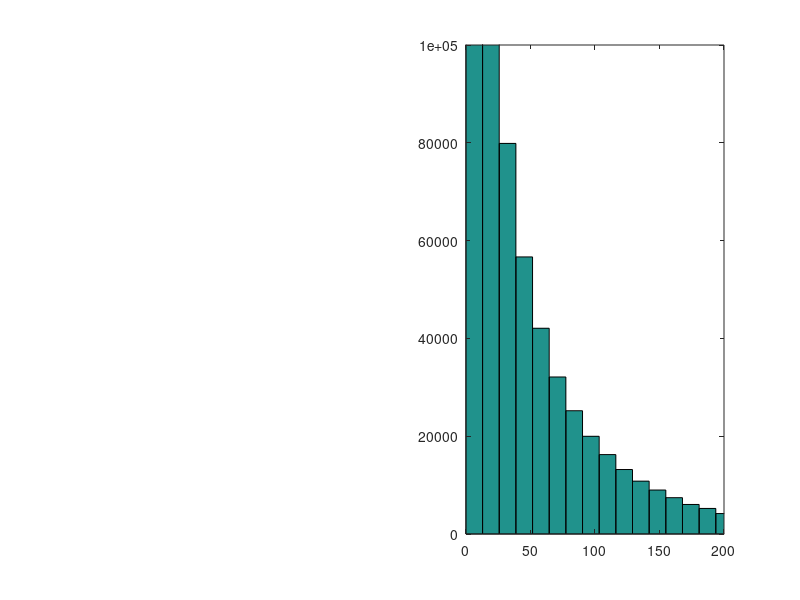

Write MATLAB code to recreate this figure. (Note: this script raises an error after producing the figure.)
%% BETA DISTRIBUTION

xx = linspace(0,1,100);
plot(xx,betapdf(xx,1.3,4))

%% gamma distribution

Jbar = 35;
tau = 95;
samples = gamrnd(Jbar/tau,tau,[1,1e6]);
% figure
subplot(1,2,2)
hist(samples,100)
axis([0 200, 0 1e5]);

%% check percent correct as a function of session
subjid = 'DC';
exptype = 'Delay';

filepath = 'experiment_data/output_mat/round4/';
filename = ['Exp_ChangeLocalization_' exptype '_subj' subjid '.mat'];

load([filepath filename],'progPC')
plot(progPC,'ko'); hold on
plot([0 60],[25 25],'Color',0.7*ones(1,3)); % chance
plot([10 10;20 20;30 30;40 40;50 50],[0 100],'Color',0.7*ones(1,3))
ylim([0 100])
defaultplot;
hold off
xlabel('block number')
ylabel('PC')


%% check percent correct as a function of delta and confidence
clear all

subjid = 'DC';
exptype = 'Contrast';

filepath = 'experiment_data/output_mat/round4/';
filename = ['Exp_ChangeLocalization_' exptype '_subj' subjid '.mat'];
load([filepath filename],'designMat','stimuliMat','names')

% plotting as a function of delta
deltaVec = unique(abs(designMat(:,1)));
nDeltas = length(deltaVec);
PCVec = nan(1,nDeltas);
for idelta = 1:nDeltas
    delta = deltaVec(idelta);
    idx = (abs(designMat(:,1)) == delta);
    
    PCVec(idelta) = nanmean(designMat(idx,10));
end
figure;
plot(deltaVec,PCVec,'ok')
xlabel('delta')
ylabel('PC')
ylim([0 1])
defaultplot

% plotting as a function of confidence
nConf = 4;
PCVec = nan(1,nConf);
for iconf = 1:nConf
    idx = (designMat(:,12) == iconf);
    
    PCVec(iconf) = mean(designMat(idx,10));
end
figure;
plot(PCVec,'ok')
xlabel('confidence')
ylabel('PC')
ylim([0 1])
defaultplot


%% logistic regression: pc ~ condition + delta
clear all
clc

subjid = 'AHY';
load(sprintf('data_ChangeLocalization_subj%s.mat',subjid));

deltaVec = 2.5:5:87.5;              % possible change values
respVec = [3 0 4 0 0 0 2 0 1];      % go from response key to location index

designMat = designMat(designMat(:,2) ~= 2,:);

% set X and y matrices
y = designMat(:,7); % correct/not correct
X = [designMat(:,2) abs(designMat(:,1))]; % delay, delta
X(X(:,1) == 0,2) = 1; % delay for 0 condition is 1
X(X(:,2) == 4,2) = 3; % delay for 4 condition is 3

% logistic regression
mdl = fitglm(X,y,'Distribution','binomial')
ci = coefCI(mdl)

%% linear regression: confidence ~ condition + delta

clear all

subjid = 'AHY';
load(sprintf('data_ChangeLocalization_subj%s.mat',subjid));

deltaVec = 2.5:5:87.5;              % possible change values
respVec = [3 0 4 0 0 0 2 0 1];      % go from response key to location index

designMat = designMat(designMat(:,2) ~= 2,:);

% set X and y matrices
y = designMat(:,9); % confidence rating
X = [designMat(:,2) abs(designMat(:,1))]; % delay, delta
X(X(:,1) == 0,2) = 1; % delay for 0 condition is 1
X(X(:,2) == 4,2) = 3; % delay for 4 condition is 3

% linear regression
X = [ones(size(designMat,1),1) X];
[b,bint,~,~,stats] = regress(y,X) % stats: R^2, F, p, and estimate of error variance

% % ordinal multinomial regression
% [B,dev,stats] = mnrfit(X,y,'model','ordinal')
% LL = stats.beta - 1.96*stats.se
% UL = stats.beta + 1.96*stats.se
%
% % plot regression fits
% xx = linspace(5,85,50);
% XX = [ones(50,1) 3*ones(50,1) xx'];
% BMat = [B(1:3)'; repmat(B(4:end),1,3)];
% logoddsMat = XX*BMat; % log odds for each of the 3 equations
% logoddssign = sign(logoddsMat);
% difflogoddssign = diff(logoddssign,1,2); % difference between the signs of log odds
% [row,col] = find(difflogoddssign == 2);
% predictedConf = nan(50,1);
% predictedConf(row) = col+1;
% predictedConf(logoddssign(:,1) == 1 ) = 1;
% predictedConf(logoddssign(:,3) == -1) = 4;
% hold on; plot(xx,predictedConf);


%% create model fit datat psychometric fn
clear all

load('modelfits.mat')
model = 2;
subjids = {'AHY','LA'};
nSubj = length(subjids);
deltaVec = 2.5:5:87.5;

for isubj = 1:nSubj;
    subjid = subjids{isubj};
    bfp = squeeze(xbest(isubj,model,:));
    
    X = []; % data in luigiform
    Nsamples = 1e5; % default if empty
    
    [~,prmat,X] = AhyBCL_datalikeall(bfp,X,model,Nsamples);
    data = X;
    save(sprintf('experiment_data/grant_data/luigidata_ChangeLocalization_subj%s_model%d.mat',subjid,model),'data','prmat');
end

for isubj = 1:nSubj;
    subjid = subjids{isubj};
    load(sprintf('experiment_data/grant_data/luigidata_ChangeLocalization_subj%s_model%d.mat',subjid,model));
    
    % plot psychometric function
    figure;
    hold on;
    colors = aspencolors(4,'pastel');%['b'; 'y'; 'g'; 'r'];
    condlegendd = {'0/2', '2/1','2/2','4/1'};
    for icond = 1:4;
        subplot(2,2,icond)
        plot_psychometricfunction({subjid},icond); % plot real data
        pc = prmat{icond}(:,1)';
        pc_std = pc.*(1-pc)./24;
        plot_summaryfit(deltaVec,[],[],pc,pc_std,colors(icond,:),colors(icond,:));
        title(condlegendd{icond})
        axis([0 90 0 1])
        ax = gca;
        ax.XTick = [0 30 60 90];
        ax.YTick = 0:.5:1;
        %     fill([deltaVec fliplr(deltaVec)],[pc-pc_std fliplr(pc + pc_std)],colors(icond,:))
    end
    
end

%% LOOK AT SOME STIMULI ON PSYCHTOOLBOX

% line stimuli
numDegrees = 180;
% prefs.lineArea = prefs.stimArea; % so line is same area as ellipse
lineWidth = 3; % pixels
lineLength = 100;
lineCoordinates = nan(2,numDegrees);
for j = 1:numDegrees;
    [lineCoordinates(1,j), lineCoordinates(2,j)] = lineCoord(lineLength,j);
end

% psychtoolbox
screenNumber = max(Screen('Screens'));       % use external screen if exists
[w, h] = Screen('WindowSize', screenNumber);  % screen resolution of smaller display
screenCenter = [w h]/2;
windowPtr = Screen('OpenWindow',screenNumber,128*ones(1,3),[],32,2);
Screen(windowPtr,'BlendFunction',GL_SRC_ALPHA,GL_ONE_MINUS_SRC_ALPHA);

% make gabor patch with full contrast
stimLength = 100;
StimSizes = [stimLength stimLength];
reliability = 1; % contrast of 1
im = makeGabor(stimLength, reliability);
StimPatch= Screen('MakeTexture',windowPtr,im);


pos = screenCenter + [100 100];
lineVec = [0 30];
nLines = length(lineVec);
for iline = 1:nLines;
    deg = mod(90-lineVec(iline),180);
    if deg == 0; deg = 180; end
    
    % gabor
    srcrect = [0 0 StimSizes];
    destrect = CenterRectOnPoint(srcrect,pos(1),pos(2));
    Screen('DrawTexture', windowPtr, StimPatch, srcrect,destrect, 180-90+deg);
    
    % line
    lineStim = lineCoordinates(:,deg);
    xy = [-lineStim lineStim];
    Screen('DrawLines',windowPtr, xy, lineWidth,256,pos,1);
    
    Screen('flip',windowPtr); % tic;
    pause;
end

sca;
ShowCursor;




%% ============================================
%       LOOKING AT PARAMETER FITS
% ============================================

%% COMPILE MODEL FITS FOR ALL SUBJECTS
clear all

modelVec = [1 2];
subjids = {'1','2','3','4','5','6'};
exptypeVec = {'Contrast','Delay'};
filepath = 'analysis/2_fitdata/fits/';

nSubjs = length(subjids);
nModels = length(modelVec);
nExptype = length(exptypeVec);
nParams = 4;

for imodel = 1:nModels
    model = modelVec(imodel)
    modelstr = ['model' num2str(model)];
    
    for iexptype = 1:nExptype
        exptype = exptypeVec{iexptype}
        
        for isubj = 1:nSubjs
            isubj
            subjid = subjids{isubj};
            filename = sprintf('%sChangeLocalization_%s_model%d_subj%s.txt',filepath,exptype,model,subjid);
            alldata = dlmread(filename);
            
            datasorted = sortrows(alldata,nParams+1);
            fits.(modelstr).(exptype).bfpMat(isubj,:)= datasorted(end,1:nParams);
            fits.(modelstr).(exptype).LLVec(isubj)= datasorted(end,nParams+1);
        end
    end
    
end

save([filepath 'modelfits.mat'],'fits')

%% MODEL COMPARISON

nParams = 4;
Contrast_AICMat = -2.*[fits.model1.Contrast.LLVec; fits.model2.Contrast.LLVec]+2*nParams;
Delay_AICMat = -2.* [fits.model1.Delay.LLVec; fits.model2.Delay.LLVec]+2*nParams;
modcomp = Contrast_AICMat + Delay_AICMat;
nSubj = size(modcomp,2);

comparetype = 3;
switch comparetype
    case 1 % just contrast
        comparevalue = Contrast_AICMat;
    case 2 % just delay
        comparevalue = Delay_AICMat;
    case 3 % both
        comparevalue = modcomp;
end

% positive number means 
moddiff = bsxfun(@minus,comparevalue,comparevalue(1,:))
mean_moddiff = mean(moddiff,2)
sem_moddiff = std(moddiff,[],2)./sqrt(nSubj)
bar(moddiff')

%% =======================
%  PLOTS
% ===================

clear all

filepath = 'analysis/2_fitdata/fits/';
load([filepath 'modelfits.mat'])
subjids = {'1','2','3','4','5','6'};
exptype = 'Delay';
model = 1;
modelstr = sprintf('model%d',model);

nSubj = length(subjids);
deltaVec = 2.5:5:87.5;

for isubj = 1:nSubj
subjid = subjids{isubj};
bfp = fits.(modelstr).(exptype).bfpMat(isubj,:);
try
if bfp(4) == 0
    bfp(4) = 1e-6;
end
end

X = []; % data in luigiform
Nsamples = 1000; % default if empty

[~,prmat,X] = AhyBCL_datalikeall(bfp,X,model,Nsamples);

% plot psychometric function
figure;
hold on;
colors = aspencolors(4,'pastel');%['b'; 'y'; 'g'; 'r'];
condlegendd = {'0/2', '2/1','2/2','4/1'};
for icond = 1:4
    subplot(2,2,icond)
    plot_psychometricfunction({subjid},exptype,icond); % plot real data
    pc = prmat{icond}(:,1)';
    pc_std = pc.*(1-pc)./24;
    plot_summaryfit(deltaVec,[],[],pc,pc_std,colors(icond,:),colors(icond,:));
    title(condlegendd{icond})
    axis([0 90 0 1])
    ax = gca;
    ax.XTick = [0 30 60 90];
    ax.YTick = 0:.5:1;
    %     fill([deltaVec fliplr(deltaVec)],[pc-pc_std fliplr(pc + pc_std)],colors(icond,:))
end
end

%% average plot

clear all

filepath = 'analysis/2_fitdata/fits/';
load([filepath 'modelfits.mat'])
subjids = {'1','2','3','4','5','6'};
% subjids = {'ALM','DR','EN','MR'};
exptype = 'Delay';
model = 1;

modelstr = sprintf('model%d',model);
nSubj = length(subjids);
deltaVec = 2.5:5:87.5;

PRMat = cell(1,4);
for isubj = 1:nSubj
    subjid = subjids{isubj};
    bfp = fits.(modelstr).(exptype).bfpMat(isubj,:);
    try
    if bfp(4) == 0
        bfp(4) = 1e-6;
    end
    end
    
    X = []; % data in luigiform
    Nsamples = 1000; % default if empty
    
    [~,prmat,X] = AhyBCL_datalikeall(bfp,X,model,Nsamples);
    
    PRMat = cellfun(@(x,y) [x;y(:,1)'],PRMat,prmat,'UniformOutput',false);
    
end
mean_mod = cellfun(@mean,PRMat,'UniformOutput',false);
sem_mod = cellfun(@(x) std(x)/sqrt(size(x,1)),PRMat,'UniformOutput',false);
mean_mod= reshape(cell2mat(mean_mod),[18 4])';
sem_mod = reshape(cell2mat(sem_mod),[18 4])';

% plot psychometric function
figure;
hold on;
colors = aspencolors(4,'pastel');%['b'; 'y'; 'g'; 'r'];
condlegendd = {'0/2', '2/1','2/2','4/1'};
for icond = 1:4
    
    subplot(2,2,icond)
    plot_psychometricfunction(subjids,exptype,icond); % plot real data
    
    plot_summaryfit(deltaVec,[],[],mean_mod(icond,:),sem_mod(icond,:),colors(icond,:),colors(icond,:));
    title(condlegendd{icond})
    axis([0 90 0 1])
    ax = gca;
    ax.XTick = [0 30 60 90];
    ax.YTick = 0:.5:1;
    %     fill([deltaVec fliplr(deltaVec)],[pc-pc_std fliplr(pc + pc_std)],colors(icond,:))
end
